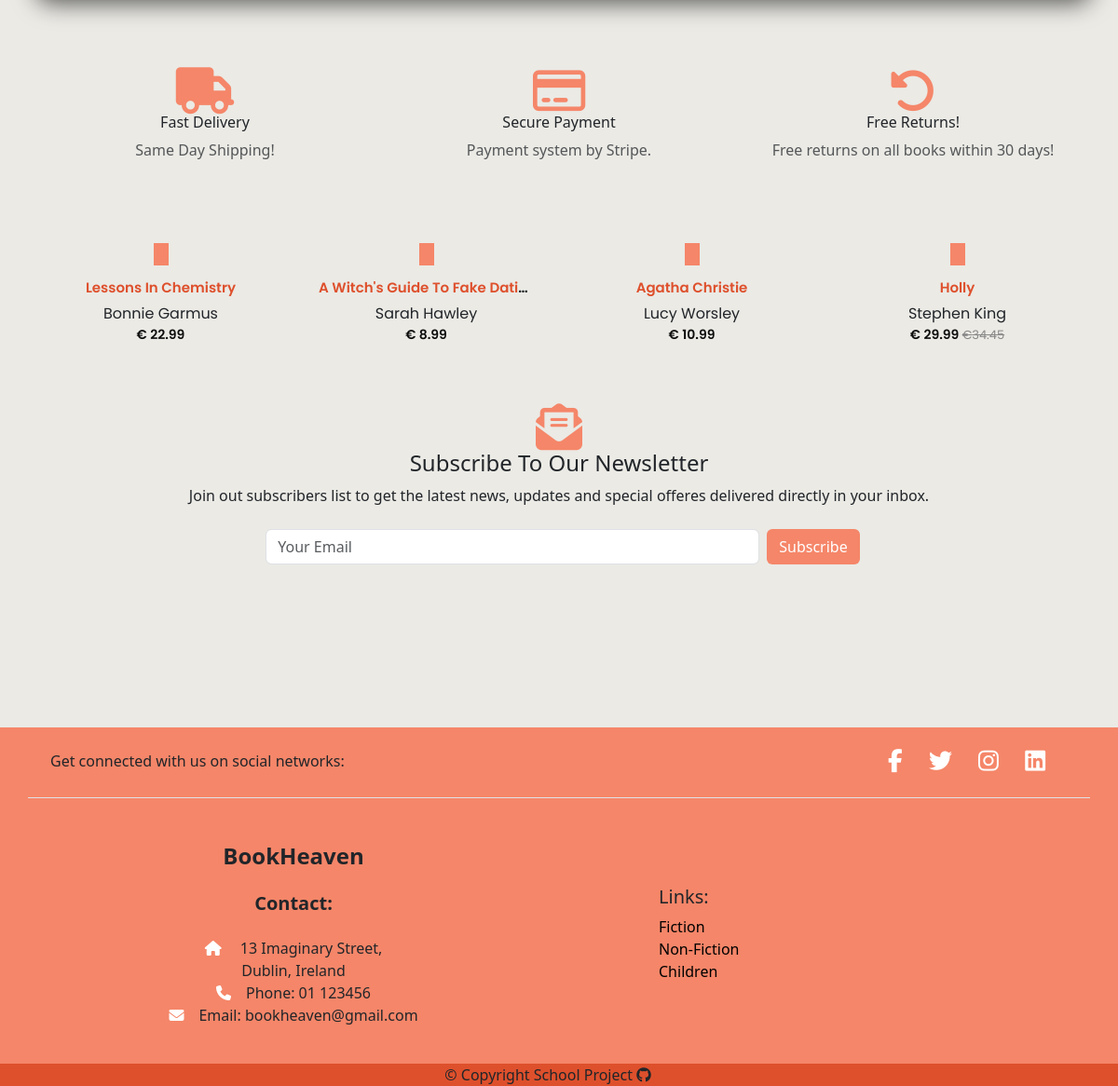
/ (lower part), run on an earlier commit of the app's database.
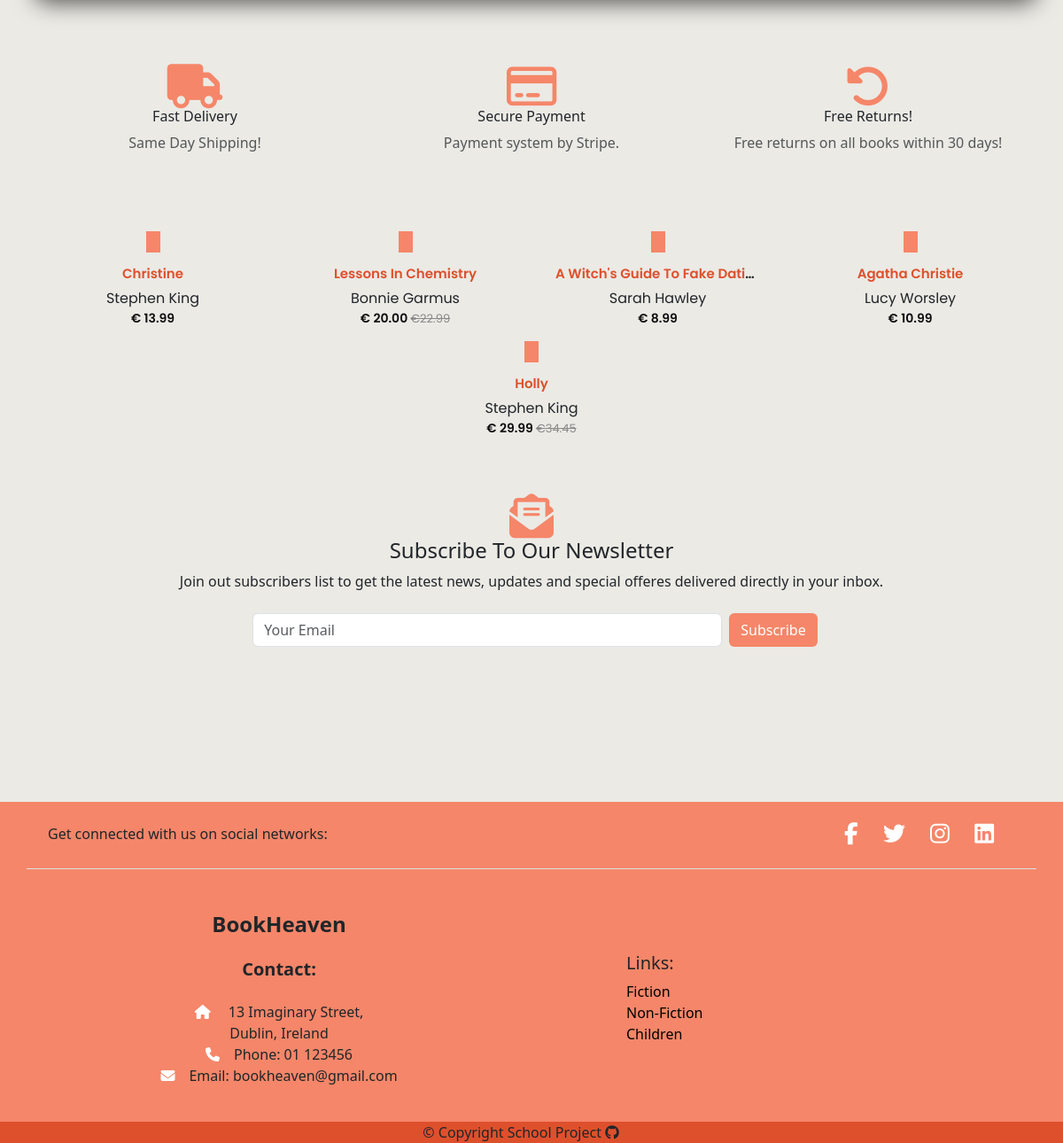
And on a later commit of the database.
### products/models.py (models this page shows, shortened)
class Book(models.Model):
    genre = models.ForeignKey(Genre, on_delete=models.SET_NULL, null=True)
    title = models.CharField(max_length=255)
    author = models.ManyToManyField(Author, related_name='books')
    description = models.TextField()
    image = models.ImageField(
        null=True, blank=True, upload_to='books/', default='books/product-not-found.png')
    publisher = models.CharField(max_length=200)
    date_published = models.DateField()
    language = models.CharField(max_length=200)
    pages = models.IntegerField(null=True, blank=True)
    isbn = models.CharField(max_length=13)
    stock_amount = models.IntegerField(
        default=1, validators=[MinValueValidator(0), MaxValueValidator(1000)])
    in_stock = models.BooleanField(default=True)
    on_sale = models.BooleanField(default=False, null=True, blank=True)
    price = models.DecimalField(max_digits=6, decimal_places=2)
    discount = models.IntegerField(null=True, blank=True)
    sale_price = models.DecimalField(
        max_digits=6, decimal_places=2, null=True, blank=True)
    created = models.DateTimeField(auto_now_add=True)
    id = models.UUIDField(default=uuid.uuid4, unique=True,
                          primary_key=True, editable=False)
    @property
    def price_discount(self):
        if self.sale_price:
            discount = ((self.price - self.sale_price) / self.price) * 100
            return round(discount)
        else:
            return None

class Author(models.Model):
    name = models.CharField(max_length=200)
    image = models.ImageField(
        null=True, blank=True, upload_to='authors/', default='authors/default-author.png')
    bio = models.TextField()
    id = models.UUIDField(default=uuid.uuid4, unique=True,
                          primary_key=True, editable=False)
    def __str__(self):
        return str(self.name)

### home/views.py (the view)
# urls.py: 2. Add a URL to urlpatterns:  path('', views.home, name='home')
def home(request):
    books = Book.objects.all().order_by('-created')
    context = {
        'books': books,
    }
    return render(request, 'home/index.html', context)

### home/templates/home/index.html (shortened to what this page needs)
{% extends 'base.html' %}
{% load static %}
{% block content %}
<section class="trust-badges mt-5 py-4">
    <div class="container">
        <div class="row">
            <div class="col-12 col-sm-4">
                <figure class="itemside">
                    <div class="aside text-center">
                        <span class="icon">
                            <i class="fa-solid fa-truck fa-fade"></i>
                        </span>
                    </div>
                    <figcaption class="info text-center">
                        <h6 class="title">Fast Delivery</h6>
                        <p class="text-muted">Same Day Shipping!</p>
                    </figcaption>
                </figure>
            </div>
            <div class="col-12 col-sm-4">
                <figure class="itemside">
                    <div class="aside text-center">
                        <span class="icon">
                            <i class="fa-regular fa-credit-card fa-flip"></i>
                        </span>
                    </div>
                    <figcaption class="info text-center">
                        <h6 class="title">Secure Payment</h6>
                        <p class="text-muted">Payment system by Stripe.</p>
                    </figcaption>
                </figure>
            </div>
            <div class="col-12 col-sm-4">
                <figure class="itemside">
                    <div class="aside text-center">
                        <span class="icon">
                            <i class="fa-solid fa-rotate-left fa-spin"></i>
                        </span>
                    </div>
                    <figcaption class="info text-center">
                        <h6 class="title">Free Returns!</h6>
                        <p class="text-muted">Free returns on all books within 30 days! </p>
                    </figcaption>
                </figure>
            </div>
        </div>
    </div>
</section>
<section class="products">
    <div class="container text-center mt-5">
        <div class="row mt-5 justify-content-center">
            {% for book in books %}
            <div class="col-12 col-md-3 col-sm-6">
                <div class="product-grid d-flex flex-column align-items-center">
                    <div class="product-image">
                        <a href="{% url 'product' book.id %}" class="image">
                        </a>{% if book.price_discount %}
                        <span class="product-discount-label">-{{ book.price_discount }}%</span>
                        {% endif %}
                        <a href="" class="add-to-cart">Add to Cart</a>
                    </div>
                    <div class="product-content">
                        <h3 class="title text-truncate"><a href="#">{{ book.title }}</a></h3>
                        {% for author in book.author.all|slice:':1'  %}
                        <p class="mb-0">{{ author }}</p>
                        {% endfor %}
                        {% if book.sale_price %}
                        <div class="price">€ {{ book.sale_price }}
                            <span>€{{ book.price }}</span>
                        </div>
                        {% else %}
                        <div class="price">€ {{ book.price }}
                        </div>
                        {% endif %}
                    </div>
                </div>
            </div>
            {% endfor %}
        </div>
    </div>
</section>
<section class="newsletter my-5" style="height: 300px;">
    <div class="container">
        <div class="row">
            <div class="col-12 justify-content-center text-center">
                <div class="icon">
                    <i class="fa-solid fa-envelope-open-text"></i>
                </div>
                <div class="subscribe">
                    <h4>Subscribe To Our Newsletter</h4>
                    <p>Join out subscribers list to get the latest news, updates and special offeres delivered
                        directly in your inbox.</p>
                </div>
                <div class="container">
                    <form class="d-flex justify-content-center flex-wrap" method="POST" action="#">
                        <div class="my-2 px-2 col-md-6"><input class="form-control" type="email" name="email" placeholder="Your Email">
                        </div>
                        <div class="my-2"><button class="btn btn-orange" type="submit">Subscribe
                            </button></div>
                    </form>
                </div>
            </div>
        </div>
    </div>
</section>
{% endblock %}

### templates/base.html (shortened to what this page needs)
<!DOCTYPE html>
{% load static %}
<html lang="en">
<head>
    <link href="https://cdn.jsdelivr.net/npm/bootstrap@5.3.2/dist/css/bootstrap.min.css" rel="stylesheet"
>
    <link rel="stylesheet" href="{% static 'css/style.css' %}">
</head>
<body>
    {% block content %}
    {% endblock %}
    <footer class="text-center text-lg-start" id="footer">
        <div class="container d-flex justify-content-center justify-content-lg-between p-4 border-bottom">
            <div class="me-5 d-none d-lg-block">
                <span>Get connected with us on social networks:</span>
            </div>
            <div id="social-links">
                <a href="https://www.facebook.com/" target="_blank" class="me-4 text-reset text-white" aria-label="Link to Facebook">
                    <i class="fab fa-facebook-f"></i>
                </a>
                <a href="https://twitter.com/" target="_blank" class="me-4 text-reset" aria-label="Link to Twitter">
                    <i class="fab fa-twitter"></i>
                </a>
                <a href="https://www.instagram.com/" target="_blank" class="me-4 text-reset" aria-label="Link to Instagram">
                    <i class="fab fa-instagram"></i>
                </a>
                <a href="https://www.linkedin.com/" target="_blank" class="me-4 text-reset" aria-label="Link to LinkedIn">
                    <i class="fab fa-linkedin"></i>
                </a>
            </div>
        </div>
        <div class="container  mt-5">
            <div class="row mt-3 d-flex align-items-center">
                <div class="col-md-3 col-lg-4 mx-auto mb-4 text-sm-center ">
                    <h4 class="fw-bold mb-4">BookHeaven</h4>
                    <h5 class="fw-bold mb-4">Contact:</h5>
                    <p class="mb-0"><i class="fas fa-home me-3 text-white"></i>
                        13 Imaginary Street,
                        <br>
                        Dublin, Ireland
                    </p>
                    <p class="mb-0"><i class="fas fa-phone me-3 text-white"></i>Phone: 01 123456</p>
                    <p><i class="fas fa-envelope me-3 text-white"></i>Email: bookheaven@gmail.com</p>
                </div>
                <div class="col-md-3 col-lg-4 mx-auto mb-4 text-sm-center text-md-start ">
                    <h5>Links:</h5>
                    <ul class="list-unstyled">
                        <li><a class="text-decoration-none text-black" href="#">Fiction</a></li>
                        <li><a class="text-decoration-none text-black" href="#">Non-Fiction</a></li>
                        <li><a class="text-decoration-none text-black" href="#">Children</a></li>
                    </ul>
                </div>
            </div>
        </div>
        <div class="text-center copyright">
            <p class="mb-0">&copy; Copyright School Project <a href="" target="_blank" class="me-4 text-reset" aria-label="Link to GitHub">
                    <i class="fab fa-github"></i>
                </a></p>
        </div>
    </footer>
</body>
</html>

### templates/partials/hero-section.html (shortened to what this page needs)
{% load static %}

### static/css/style.css (style rules this page uses)
:root { --orange: #f58669; --dark-orange: #de502c; --offwhite: #ebe8e0; --offwhite2: #efefed; --dark-gray: #574c49; --white: #ffff; --brown: #63453d; }
body { min-height: 100vh; display: flex; flex-direction: column; background-color: #ebeae5; }
.btn-orange { background-color: var(--orange); color: var(--white); }
.icon i { font-size: 50px; color: var(--orange); }
.product-grid { font-family: 'Poppins', sans-serif; text-align: center; }
.product-grid .product-image { overflow: hidden; position: relative; z-index: 1; }
.product-grid .product-image a.image { display: block; }
.product-grid .product-discount-label { color: #fff; background: var(--orange); font-size: 13px; font-weight: 600; line-height: 25px; padding: 0 20px; position: absolute; top: 10px; left: 0; }
.product-grid .add-to-cart { background: var(--orange); color: #fff; font-size: 16px; text-transform: uppercase; letter-spacing: 2px; width: 100%; padding: 10px 26px; position: absolute; left: 0; bottom: -60px; transition: all 0.3s ease 0s; }
.product-grid .product-content { padding: 15px; width: 100%; }
.product-grid .title { font-size: 15px; font-weight: 600; text-transform: capitalize; margin: 0 0 7px; }
.product-grid .title a { color: var(--dark-orange); transition: all 0.3s ease 0s; text-decoration: none; }
.product-grid .price { color: #0d0d0d; font-size: 14px; font-weight: 600; }
.product-grid .price span { color: #888; font-size: 13px; font-weight: 400; text-decoration: line-through; }
#footer { background-color: var(--orange); margin-top: auto; }
#social-links a { text-decoration: none; }
#social-links a i { color: var(--white); font-size: 25px; }
.copyright { background-color: var(--dark-orange); }

What changed in the data, as far as the page shows it:
added Book: title "Christine", price "13.99", Author (name "Stephen King")
changed Book "Lessons In Chemistry": sale_price (not shown) → "20.00"
